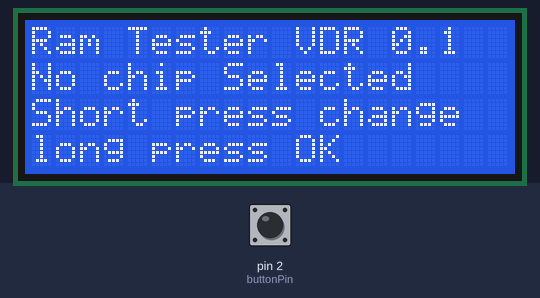
Bench run of a sketch on a simulated Arduino Uno, built with avr-gcc and run on an emulated ATmega328P. On the bench: 20×4 character LCD. The test bench sets the inputs (shaded band); at power-on: pin 2 (buttonPin) LOW.

Above: at 1.2 s.
1.3 s: pin 2 (buttonPin) pulled HIGH for 0.15 s
At 2.6 s:
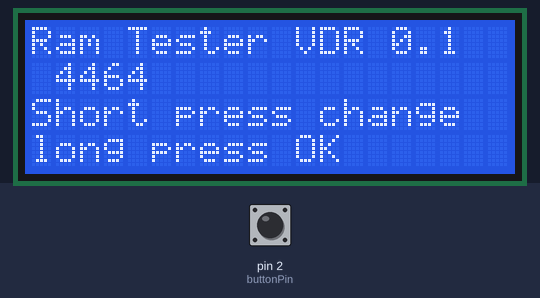
2.9 s: pin 2 (buttonPin) pulled HIGH for 1 s
At 4.6 s:
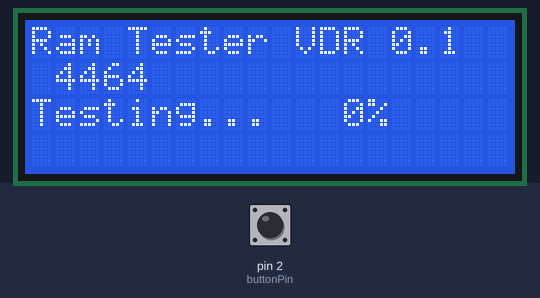
6.9 s: pin 2 (buttonPin) pulled HIGH for 3.2 s
At 11.6 s:
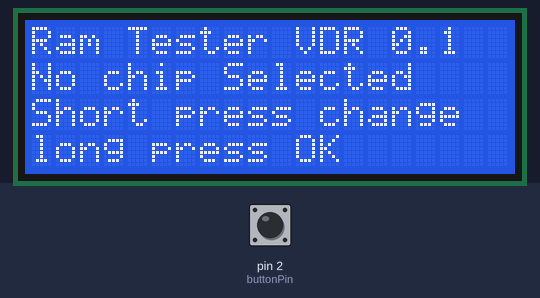
Timing chart, 0 to 13.1 s (numbered marks = the images above; inputs shaded):
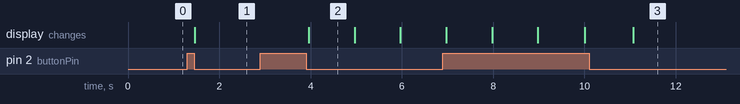

Measured:
- after the input at 1.3 s, the display: changes after 0.16 s (image 1)
- after the input at 2.9 s, the display: changes after 1.1 s (image 2)
- after the input at 6.9 s, the display: first differs from a run without the input after 4.2 s (image 3)

The sketch:

sketch_aug21a.ino
```cpp
#include <Wire.h> // Library for I2C communication
#include <LiquidCrystal_I2C.h> // Library for LCD
LiquidCrystal_I2C lcd = LiquidCrystal_I2C(0x27, 20, 4);

const int buttonPin = 2;        // Pin asignado al pulsador, es el primero despues de RX y TX
//const int ledPin =  13;         // Pin asignado al led de test de desarrollo,
                                // Al ser el por defecto y tener un led instalado no necesitamos cablear nada durante el desarrollo
// variables Globales,
int buttonState = 0;            // para leer el pulsador
int contadormenu = 0;           // Para cargar el valor seleccionado
int action = 0;                 // Vamos incializando variables
int OKMenu = 0;                 // esta es para la cuando damos pulsacion larga y convertimos en OK
char mostrar[5];                // Para mostrar valores en pantalla
#define MAXMENU 4               // Numeo Maximo de opciones de menu

unsigned long Tinicio;          //Momento en que se pulsa el pulsador
unsigned long Tfin;             //Momento en que se libera el pulsador
unsigned long Tpulsacion;       //Diferencia Tfin-Tinicio
long Retardopulsacion = 500;    //Tiempo pulsacion larga,
                                //Hay que afinar este tiempo, ya que parece no cuadran los milisegundos leidos con tiempo real
void setup() {

  lcd.init();
  lcd.backlight();
  // initialize the LED pin as an output:
  // pinMode(ledPin, OUTPUT);
  // initialize the pushbutton pin as an input:
  pinMode(buttonPin, INPUT);
}

void menuread()
{
  Tinicio= millis();
  buttonState = digitalRead(buttonPin);
  // check if the pushbutton is pressed. If it is, the buttonState is HIGH:
  if (buttonState == HIGH)
  {
    do {
      buttonState = digitalRead(buttonPin);
      Tfin = millis();
    } while (buttonState == HIGH);
    Tpulsacion = (Tfin-Tinicio);
    if (Tpulsacion > Retardopulsacion)
    {
      // significa pulsacion larga, No hay que incrementar opcion de menu y activar OK
      OKMenu=1; //Asignamos 1 como OK
    } else {
      // Enciende LED
      // digitalWrite(ledPin, HIGH); // Para control visual de bonton pulsado, luqego quitar
      OKMenu=0;  //Asignamos 0 como no OK
      ++contadormenu;
      if (contadormenu > MAXMENU ) contadormenu=1;
    }
  } else {
    // turn LED off:
    // digitalWrite(ledPin, LOW);
  }
}

void ramtest()
{

  // Aqui vendra la rutina de testear memoria;
  // de momento ponemos una espera de unos cuantos segundos, y un contador para que sea mas visual

  int espera=1000;
  lcd.setCursor(12,2);
  lcd.print(" 0%");
  delay(espera);
  lcd.setCursor(12,2);
  lcd.print("10%");
  delay(espera);
  lcd.setCursor(12,2);
  lcd.print("30%");
  delay(espera);
  lcd.setCursor(12,2);
  lcd.print("50%");
  delay(espera);
  lcd.setCursor(12,2);
  lcd.print("70%");
  delay(espera);
  lcd.setCursor(12,2);
  lcd.print("90%");
  delay(espera);
  lcd.setCursor(11,2);
  lcd.print("100%");
  OKMenu=0;
  action=0;
  lcd.setCursor(0,3);
  lcd.print("RAM OK, Press.....");
  do
  {
      buttonState = digitalRead(buttonPin);
      Tfin = millis();
  } while (buttonState == LOW); //Esperamos hasta que se pulse el boton

  // Inicializamos y volvemos al Inicio.
  delay(1000);
  contadormenu=0; // Si no inicializamos, permacera activo la ultima seleccionada
}

void loop() {
  // (Columna, Fila) Comenzando por 0
  lcd.setCursor(0, 0);
  lcd.print("Ram Tester VDR 0.1 ");
  lcd.setCursor(0,1);
  lcd.print("No chip Selected   ");
  lcd.setCursor(0,2);
  lcd.print("Short press change ");
  lcd.setCursor(0,3);
  lcd.print("long press OK      ");


// Bucle donde controlamos el menu
do
{
  menuread();
  switch (contadormenu)
  {
    case 1:
      lcd.setCursor(0,1);
      lcd.print(" 4464              ");
      break;
    case 2:
      lcd.setCursor(0,1);
      lcd.print(" 4116              ");
      break;
    case 3:
      lcd.setCursor(0,1);
      lcd.print(" 4164              ");
      break;
    case 4:
      lcd.setCursor(0,1);
      lcd.print("41464              ");
      break;
  }

  if (OKMenu==1 && contadormenu != 0 ) action=1; //Validando contadormenu nos aseguramos que no se lanza un test sin opcion.

  }while (action==0);

  lcd.setCursor(0,2);
  lcd.print("Testing...          ");
  lcd.setCursor(0,3);
  lcd.print("                    ");
  ramtest();
}
```
